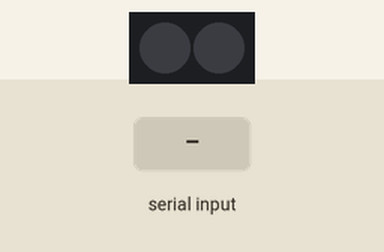
A sketch run on a simulated Arduino Uno, built with avr-gcc and run on an emulated ATmega328P. On the bench: 2 RGB LEDs in strip order, left to right. The test bench sets the inputs (shaded band).

Above: at 1.2 s.
1.3 s: "b" received over Serial
At 3.0 s:
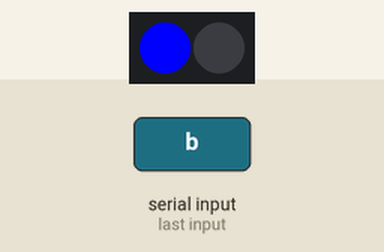
3.8 s: "r" received over Serial
At 6.0 s:
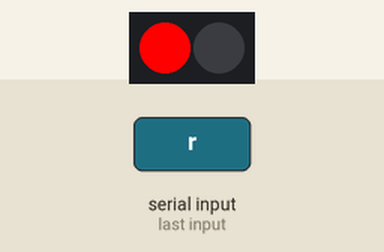
6.3 s: "g" received over Serial
At 8.0 s:
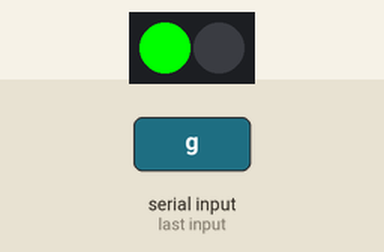
Timing chart, 0 to 9.5 s (numbered marks = the images above; inputs shaded):
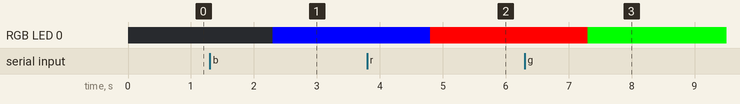

Measured:
- after the input at 1.3 s, RGB LED 0: off → RGB(0, 0, 255) after 1.0 s
- after the input at 3.8 s, RGB LED 0: RGB(0, 0, 255) → RGB(255, 0, 0) after 1.0 s
- after the input at 6.3 s, RGB LED 0: RGB(255, 0, 0) → RGB(0, 255, 0) after 1.0 s

The sketch:

LEDControl1.ino
```cpp
#include <WS2812.h>

WS2812 LED(2); // 1 LED
char mycol[20];
cRGB value;

void setup() {
  Serial.begin(9600);
  LED.setOutput(1); // Digital Pin 1
}

void loop() {

  Serial.readBytesUntil(10, mycol, 2) ;
  if(mycol[0]=='b')
  {
    value.b = 255; value.g = 0; value.r = 0; // RGB Value -> Blue
  LED.set_crgb_at(0, value); // Set value at LED found at index 0
  LED.sync(); // Sends the value to the LED
  }
  else if(mycol[0]=='r')
  {
     value.b = 0; value.g = 0; value.r = 255; // RGB Value -> Red
     LED.set_crgb_at(0, value); // Set value at LED found at index 0
     LED.sync(); // Sends the value to the LED
  }
  else if(mycol[0]=='g')
  {
      value.b = 0; value.g = 255; value.r = 0; // RGB Value -> Red
     LED.set_crgb_at(0, value); // Set value at LED found at index 0
     LED.sync(); // Sends the value to the LED
  }
  else
  {

  }


  if(mycol[1]=='b')
  {
    value.b = 255; value.g = 0; value.r = 0; // RGB Value -> Blue
  LED.set_crgb_at(1, value); // Set value at LED found at index 0
  LED.sync(); // Sends the value to the LED
  }
  else if(mycol[1]=='r')
  {
     value.b = 0; value.g = 0; value.r = 255; // RGB Value -> Red
     LED.set_crgb_at(1, value); // Set value at LED found at index 0
     LED.sync(); // Sends the value to the LED
  }
  else if(mycol[1]=='g')
  {
      value.b = 0; value.g = 255; value.r = 0; // RGB Value -> Red
     LED.set_crgb_at(1, value); // Set value at LED found at index 0
     LED.sync(); // Sends the value to the LED
  }
  else
  {

  }

}
```
